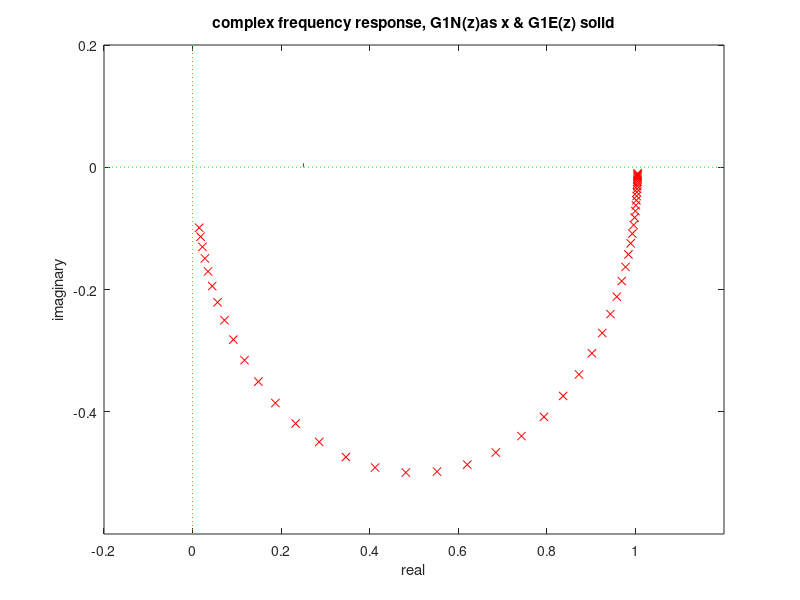

Write MATLAB code to recreate this figure.
%Obtain discrete transfer function (DTrF) from discrete frequency response
%DTrF case 1
%no noise
% continuous time transfer function:
num1Ns=10; den1Ns=[1 10]; %G1(s)=10/(s+10)
fs=1000; %sampling frequency in Hz
Ts=1/fs; %sampling period in seconds
%discrete transfer function (from the continuous case)
[num1Nz,den1Nz]= impinvar(num1Ns,den1Ns,fs); %G1(z)

wr=logspace(-1,2); %frequency values for response (rad/s)

%discrete frequency response of G1(z)
H1Nz=freqz(num1Nz,den1Nz,wr/(2*pi),fs); %G1(z) frequency response

%using invfreqz to obtain the DTrF
na=1; %denominator degree
nb=0; %numerator degree
W=wr/fs; %normalized frequency values 0..pi rad/s
[num1Ez,den1Ez]=invfreqz(H1Nz,W,nb,na); %DTrF computation

H1Ez=freqz(num1Ez,den1Ez,wr/(2*pi),fs); %^G1(z) frequency response

%comparing frequency responses
plot(H1Nz,'xr'); hold on;
plot(H1Ez,'k');
x1=-0.2; x2=1.2; y1=-0.6; y2=0.2;
axis([x1 x2 y1 y2]);
plot([x1 x2],[0 0],':g'); %x axis
plot([0 0],[y1 y2],':g'); %y axis
title('complex frequency response, G1N(z)as x & G1E(z) solid');
xlabel('real'); ylabel('imaginary');

num1Nz
num1Ez

den1Nz
den1Ez
